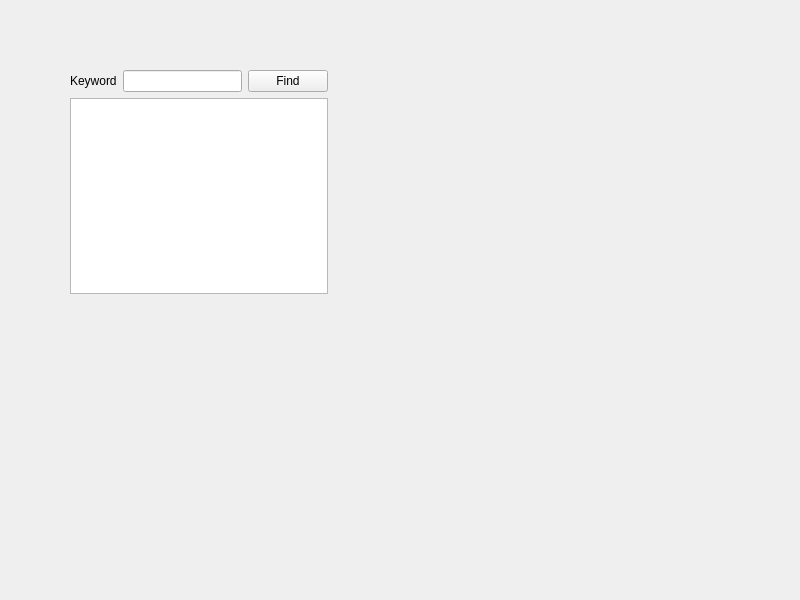
<?xml version="1.0" encoding="UTF-8"?>
<ui version="4.0">
 <class>TextFinder</class>
 <widget class="QWidget" name="TextFinder">
  <property name="geometry">
   <rect>
    <x>0</x>
    <y>0</y>
    <width>800</width>
    <height>600</height>
   </rect>
  </property>
  <property name="windowTitle">
   <string>TextFinder</string>
  </property>
  <widget class="QWidget" name="">
   <property name="geometry">
    <rect>
     <x>70</x>
     <y>70</y>
     <width>258</width>
     <height>224</height>
    </rect>
   </property>
   <layout class="QVBoxLayout" name="verticalLayout">
    <item>
     <layout class="QHBoxLayout" name="horizontalLayout">
      <item>
       <widget class="QLabel" name="label">
        <property name="text">
         <string>Keyword</string>
        </property>
       </widget>
      </item>
      <item>
       <widget class="QLineEdit" name="lineEdit"/>
      </item>
      <item>
       <widget class="QPushButton" name="pushButton">
        <property name="text">
         <string>Find</string>
        </property>
       </widget>
      </item>
     </layout>
    </item>
    <item>
     <widget class="QTextEdit" name="textEdit"/>
    </item>
   </layout>
  </widget>
 </widget>
 <resources/>
 <connections/>
</ui>
